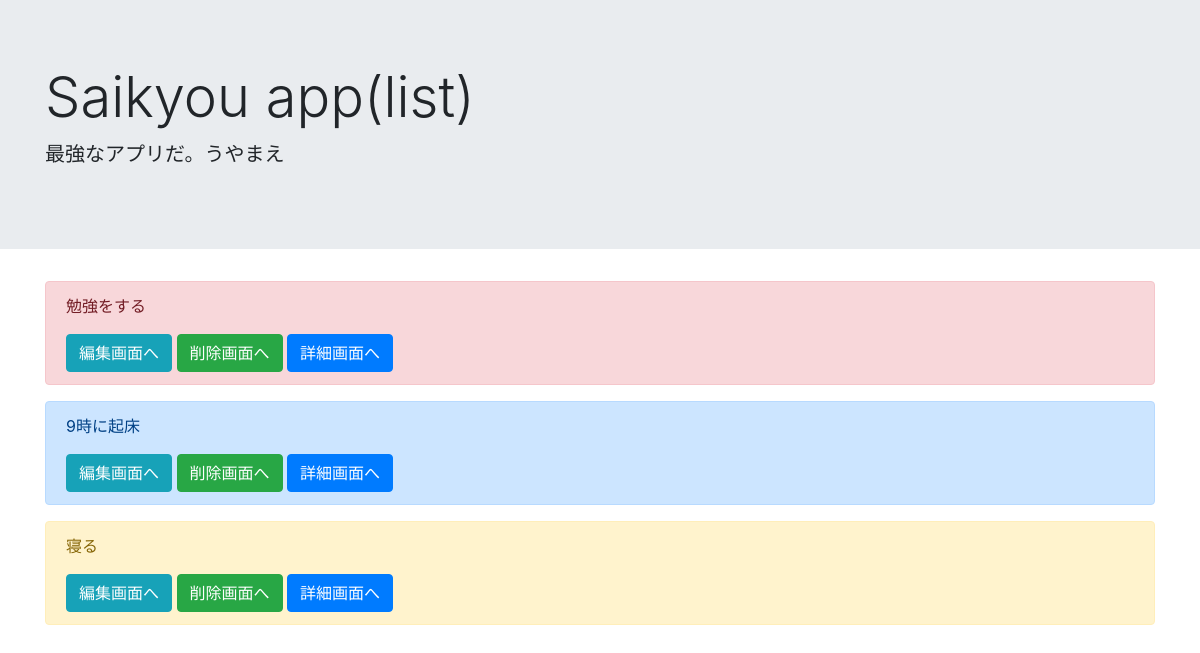
Page /list/ on the committed database.
### saikyo/models.py (models this page shows, shortened)
class TodoModel(models.Model):
    title = models.CharField(max_length=100)
    memo = models.TextField()
    priority = models.CharField(max_length=50, choices=CHOICES)
    duedate = models.DateField()

### saikyo/views.py (the view)
# urls.py: path('list/', TodoList.as_view(), name='list'),
class TodoList(ListView):
    template_name = 'list.html'
    model = TodoModel

### templates/list.html
{% extends 'base.html' %}
{% block header %}
    <div class="jumbotron jumbotron-fluid">
        <div class="container">
            <h1 class="display-4">Saikyou app(list)</h1>
            <p class="lead">最強なアプリだ。うやまえ</p>
        </div>
    </div>
{% endblock header %}
{% block content %}
    <div class="container">
        {% for item in object_list %}
            <div class="alert alert-{{ item.priority }}" role="alert">
                <p>{{ item.title }}</p>
                <a href="#" class="btn btn-info btn" tabindex="-1" role="button" aria-disabled="true">
                    編集画面へ
                </a>
                <a href="#" class="btn btn-success btn" tabindex="-1" role="button" aria-disabled="true">
                    削除画面へ
                </a>
                <a href="#" class="btn btn-primary btn" tabindex="-1" role="button" aria-disabled="true">
                    詳細画面へ
                </a>
            </div>
        {% endfor %}
    </div>
{% endblock content %}

### rows in the picture
TodoModel: title "勉強をする"
TodoModel: title "9時に起床"
TodoModel: title "寝る"
